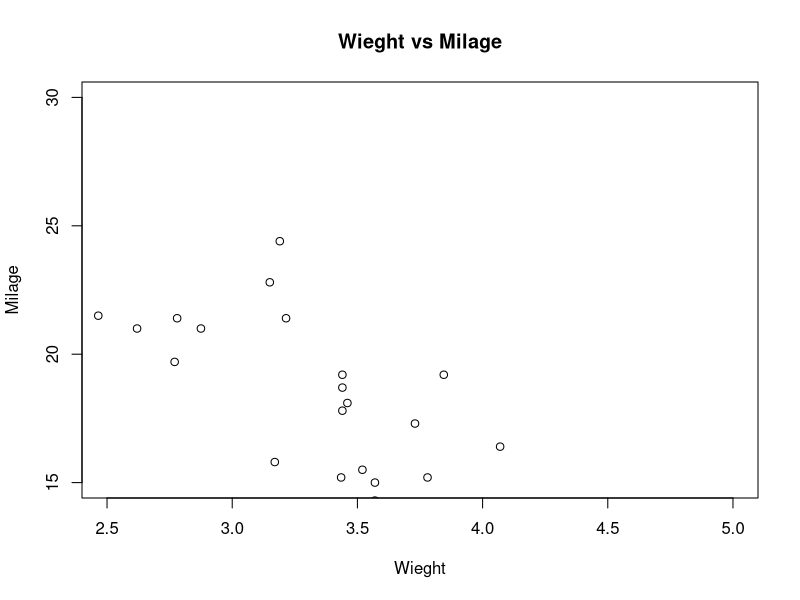

Write the R code that produced this figure.
#Write R script to create scatter plot

plotMat <- mtcars[,c('wt','mpg')]
print(head(plotMat))
png('scatterplot.png')

plot(x=plotMat$wt,y=plotMat$mpg,xlab = 'Wieght',ylab = 'Milage'
,xlim = c(2.5,5),ylim = c(15,30),main='Wieght vs Milage')

dev.off()

